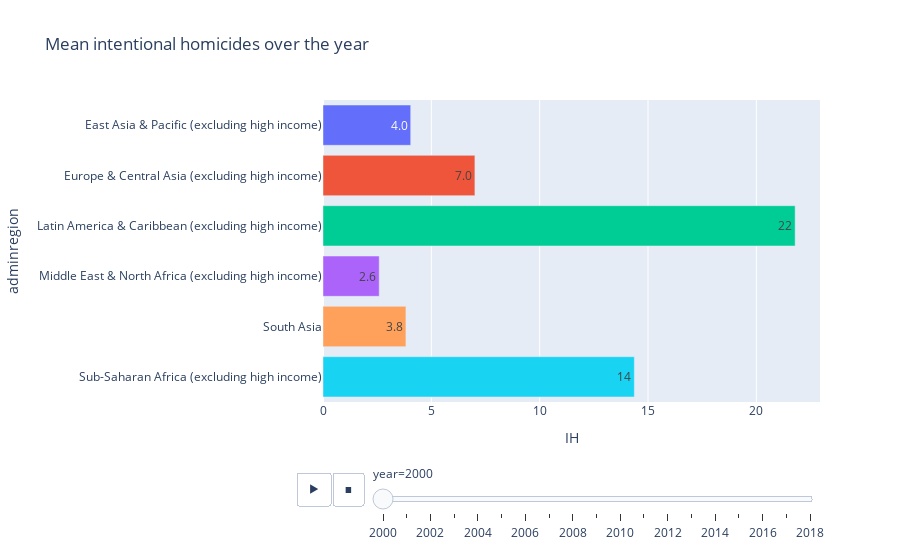

Notebook code for this chart:
### Code cell
fig = px.bar(Admin_Ih, x='IH', y='adminregion',
             title='Mean intentional homicides over the year',animation_frame="year", color = 'adminregion', text_auto='.2s')
fig.update_layout(showlegend=False)
fig.show()

### Figure 1 — Plotly figure (JSON) as saved in the notebook; plotly's stock layout.template omitted (floating-point values rounded to 4 significant figures)
{"data": [{"alignmentgroup": "True", "hovertemplate": "adminregion=%{y}<br>year=2000<br>IH=%{x}<extra></extra>", "legendgroup": "East Asia & Pacific (excluding high income)", "marker": {"color": "#636efa", "pattern": {"shape": ""}}, "name": "East Asia & Pacific (excluding high income)", "offsetgroup": "East Asia & Pacific (excluding high income)", "orientation": "h", "showlegend": true, "textposition": "auto", "texttemplate": "%{x:.2s}", "type": "bar", "x": [4.047], "xaxis": "x", "y": ["East Asia & Pacific (excluding high income)"], "yaxis": "y"}, {"alignmentgroup": "True", "hovertemplate": "adminregion=%{y}<br>year=2000<br>IH=%{x}<extra></extra>", "legendgroup": "Europe & Central Asia (excluding high income)", "marker": {"color": "#EF553B", "pattern": {"shape": ""}}, "name": "Europe & Central Asia (excluding high income)", "offsetgroup": "Europe & Central Asia (excluding high income)", "orientation": "h", "showlegend": true, "textposition": "auto", "texttemplate": "%{x:.2s}", "type": "bar", "x": [7.011], "xaxis": "x", "y": ["Europe & Central Asia (excluding high income)"], "yaxis": "y"}, {"alignmentgroup": "True", "hovertemplate": "adminregion=%{y}<br>year=2000<br>IH=%{x}<extra></extra>", "legendgroup": "Latin America & Caribbean (excluding high income)", "marker": {"color": "#00cc96", "pattern": {"shape": ""}}, "name": "Latin America & Caribbean (excluding high income)", "offsetgroup": "Latin America & Caribbean (excluding high income)", "orientation": "h", "showlegend": true, "textposition": "auto", "texttemplate": "%{x:.2s}", "type": "bar", "x": [21.79], "xaxis": "x", "y": ["Latin America & Caribbean (excluding high income)"], "yaxis": "y"}, {"alignmentgroup": "True", "hovertemplate": "adminregion=%{y}<br>year=2000<br>IH=%{x}<extra></extra>", "legendgroup": "Middle East & North Africa (excluding high income)", "marker": {"color": "#ab63fa", "pattern": {"shape": ""}}, "name": "Middle East & North Africa (excluding high income)", "offsetgroup": "Middle East & North Africa (excluding high income)", "orientation": "h", "showlegend": true, "textposition": "auto", "texttemplate": "%{x:.2s}", "type": "bar", "x": [2.593], "xaxis": "x", "y": ["Middle East & North Africa (excluding high income)"], "yaxis": "y"}, {"alignmentgroup": "True", "hovertemplate": "adminregion=%{y}<br>year=2000<br>IH=%{x}<extra></extra>", "legendgroup": "South Asia", "marker": {"color": "#FFA15A", "pattern": {"shape": ""}}, "name": "South Asia", "offsetgroup": "South Asia", "orientation": "h", "showlegend": true, "textposition": "auto", "texttemplate": "%{x:.2s}", "type": "bar", "x": [3.826], "xaxis": "x", "y": ["South Asia"], "yaxis": "y"}, {"alignmentgroup": "True", "hovertemplate": "adminregion=%{y}<br>year=2000<br>IH=%{x}<extra></extra>", "legendgroup": "Sub-Saharan Africa (excluding high income)", "marker": {"color": "#19d3f3", "pattern": {"shape": ""}}, "name": "Sub-Saharan Africa (excluding high income)", "offsetgroup": "Sub-Saharan Africa (excluding high income)", "orientation": "h", "showlegend": true, "textposition": "auto", "texttemplate": "%{x:.2s}", "type": "bar", "x": [14.37], "xaxis": "x", "y": ["Sub-Saharan Africa (excluding high income)"], "yaxis": "y"}], "layout": {"barmode": "relative", "legend": {"title": {"text": "adminregion"}, "tracegroupgap": 0}, "showlegend": false, "sliders": [{"active": 0, "currentvalue": {"prefix": "year="}, "len": 0.9, "pad": {"b": 10, "t": 60}, "steps": [{"args": [["2000"], {"frame": {"duration": 0, "redraw": true}, "fromcurrent": true, "mode": "immediate", "transition": {"duration": 0, "easing": "linear"}}], "label": "2000", "method": "animate"}, {"args": [["2001"], {"frame": {"duration": 0, "redraw": true}, "fromcurrent": true, "mode": "immediate", "transition": {"duration": 0, "easing": "linear"}}], "label": "2001", "method": "animate"}, {"args": [["2002"], {"frame": {"duration": 0, "redraw": true}, "fromcurrent": true, "mode": "immediate", "transition": {"duration": 0, "easing": "linear"}}], "label": "2002", "method": "animate"}, {"args": [["2003"], {"frame": {"duration": 0, "redraw": true}, "fromcurrent": true, "mode": "immediate", "transition": {"duration": 0, "easing": "linear"}}], "label": "2003", "method": "animate"}, {"args": [["2004"], {"frame": {"duration": 0, "redraw": true}, "fromcurrent": true, "mode": "immediate", "transition": {"duration": 0, "easing": "linear"}}], "label": "2004", "method": "animate"}, {"args": [["2005"], {"frame": {"duration": 0, "redraw": true}, "fromcurrent": true, "mode": "immediate", "transition": {"duration": 0, "easing": "linear"}}], "label": "2005", "method": "animate"}, {"args": [["2006"], {"frame": {"duration": 0, "redraw": true}, "fromcurrent": true, "mode": "immediate", "transition": {"duration": 0, "easing": "linear"}}], "label": "2006", "method": "animate"}, {"args": [["2007"], {"frame": {"duration": 0, "redraw": true}, "fromcurrent": true, "mode": "immediate", "transition": {"duration": 0, "easing": "linear"}}], "label": "2007", "method": "animate"}, {"args": [["2008"], {"frame": {"duration": 0, "redraw": true}, "fromcurrent": true, "mode": "immediate", "transition": {"duration": 0, "easing": "linear"}}], "label": "2008", "method": "animate"}, {"args": [["2009"], {"frame": {"duration": 0, "redraw": true}, "fromcurrent": true, "mode": "immediate", "transition": {"duration": 0, "easing": "linear"}}], "label": "2009", "method": "animate"}, {"args": [["2010"], {"frame": {"duration": 0, "redraw": true}, "fromcurrent": true, "mode": "immediate", "transition": {"duration": 0, "easing": "linear"}}], "label": "2010", "method": "animate"}, {"args": [["2011"], {"frame": {"duration": 0, "redraw": true}, "fromcurrent": true, "mode": "immediate", "transition": {"duration": 0, "easing": "linear"}}], "label": "2011", "method": "animate"}, {"args": [["2012"], {"frame": {"duration": 0, "redraw": true}, "fromcurrent": true, "mode": "immediate", "transition": {"duration": 0, "easing": "linear"}}], "label": "2012", "method": "animate"}, {"args": [["2013"], {"frame": {"duration": 0, "redraw": true}, "fromcurrent": true, "mode": "immediate", "transition": {"duration": 0, "easing": "linear"}}], "label": "2013", "method": "animate"}, {"args": [["2014"], {"frame": {"duration": 0, "redraw": true}, "fromcurrent": true, "mode": "immediate", "transition": {"duration": 0, "easing": "linear"}}], "label": "2014", "method": "animate"}, {"args": [["2015"], {"frame": {"duration": 0, "redraw": true}, "fromcurrent": true, "mode": "immediate", "transition": {"duration": 0, "easing": "linear"}}], "label": "2015", "method": "animate"}, {"args": [["2016"], {"frame": {"duration": 0, "redraw": true}, "fromcurrent": true, "mode": "immediate", "transition": {"duration": 0, "easing": "linear"}}], "label": "2016", "method": "animate"}, {"args": [["2017"], {"frame": {"duration": 0, "redraw": true}, "fromcurrent": true, "mode": "immediate", "transition": {"duration": 0, "easing": "linear"}}], "label": "2017", "method": "animate"}, {"args": [["2018"], {"frame": {"duration": 0, "redraw": true}, "fromcurrent": true, "mode": "immediate", "transition": {"duration": 0, "easing": "linear"}}], "label": "2018", "method": "animate"}], "x": 0.1, "xanchor": "left", "y": 0, "yanchor": "top"}], "title": {"text": "Mean intentional homicides over the year"}, "updatemenus": [{"buttons": [{"args": [null, {"frame": {"duration": 500, "redraw": true}, "fromcurrent": true, "mode": "immediate", "transition": {"duration": 500, "easing": "linear"}}], "label": "&#9654;", "method": "animate"}, {"args": [[null], {"frame": {"duration": 0, "redraw": true}, "fromcurrent": true, "mode": "immediate", "transition": {"duration": 0, "easing": "linear"}}], "label": "&#9724;", "method": "animate"}], "direction": "left", "pad": {"r": 10, "t": 70}, "showactive": false, "type": "buttons", "x": 0.1, "xanchor": "right", "y": 0, "yanchor": "top"}], "xaxis": {"anchor": "y", "domain": [0, 1], "title": {"text": "IH"}}, "yaxis": {"anchor": "x", "categoryarray": ["Sub-Saharan Africa (excluding high income)", "South Asia", "Middle East & North Africa (excluding high income)", "Latin America & Caribbean (excluding high income)", "Europe & Central Asia (excluding high income)", "East Asia & Pacific (excluding high income)"], "categoryorder": "array", "domain": [0, 1], "title": {"text": "adminregion"}}}}
